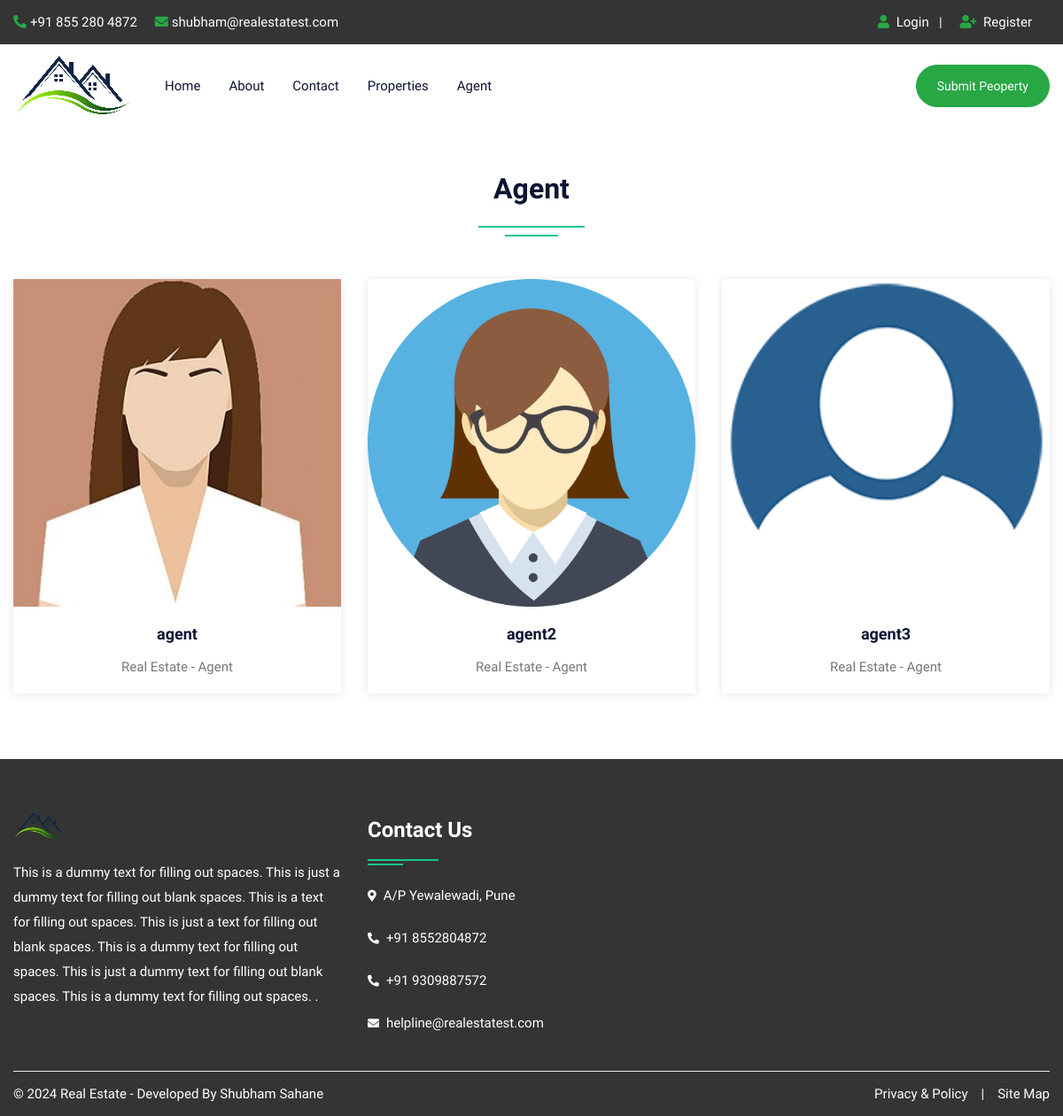
Page /agent.php on the committed database.
### tables this page shows
CREATE TABLE IF NOT EXISTS `user` (
  `uid` int(50) NOT NULL AUTO_INCREMENT,
  `uname` varchar(100) NOT NULL,
  `uemail` varchar(100) NOT NULL,
  `uphone` varchar(20) NOT NULL,
  `upass` varchar(50) NOT NULL,
  `utype` varchar(50) NOT NULL,
  `uimage` varchar(300) NOT NULL,
  PRIMARY KEY (`uid`),
  UNIQUE KEY `uid` (`uid`)
);

### agent.php (the view, shortened to what this page needs)
<!DOCTYPE html>
<html lang="en">
<head>
<link rel="stylesheet" type="text/css" href="css/bootstrap.min.css">
<link rel="stylesheet" type="text/css" href="css/bootstrap-slider.css">
<link rel="stylesheet" type="text/css" href="css/jquery-ui.css">
<link rel="stylesheet" type="text/css" href="css/layerslider.css">
<link rel="stylesheet" type="text/css" href="css/color.css" id="color-change">
<link rel="stylesheet" type="text/css" href="css/owl.carousel.min.css">
<link rel="stylesheet" type="text/css" href="css/font-awesome.min.css">
<link rel="stylesheet" type="text/css" href="fonts/flaticon/flaticon.css">
<link rel="stylesheet" type="text/css" href="css/style.css">
</head>
<body>
<div id="page-wrapper">
    <div class="row">
		<?php include("include/header.php");?>
        <div class="full-row">
            <div class="container">
				<div class="row">
                    <div class="col-lg-12">
                        <h2 class="text-secondary double-down-line text-center mb-5">Agent</h2>
                        </div>
                </div>
                <div class="row">
                    <?php
							$query=mysqli_query($con,"SELECT * FROM user WHERE utype='agent'");
								while($row=mysqli_fetch_array($query))
								{
                            ?>
                    <div class="col-md-6 col-lg-4">
                        <div class="hover-zoomer bg-white shadow-one mb-4">
                            <div class="overflow-hidden"> <img src="admin/user/<?php echo $row['6'];?>" alt="aimage"> </div>
                            <div class="py-3 text-center">
                                <h5 class="text-secondary hover-text-success"><a href="#"><?php echo $row['1'];?></a></h5>
                                <span>Real Estate - Agent</span> </div>
                        </div>
                    </div>
                    <?php } ?>
                </div>
            </div>
        </div>
		<?php include("include/footer.php");?>
    </div>
</div>
</body>
</html>

### css/color.css (style rules this page uses)
:root { --theme-ordinary-color: #74777b; }
:root { --theme-primary-color: #17c788; }
:root { --theme-secondary-color: #0d1432; }
:root { --theme-white-color: #fff; }
:root { --theme-light-color: #f8f8f8; }
:root { --theme-gray-color: #f5f5f5; }
:root { --theme-footer-color: #091b4b; }
:root { --theme-dark-color: #091b4b; }
:root { --text-light-color: #a3a7af; }
:root { --theme-primary-opacity-color: rgba(11, 191, 141, .8); }
:root { --theme-secondary-opacity-color: rgba(13,20,50,0.7); }
:root { --theme-white-opacity-color: rgba(255, 255, 255, 0.3); }
:root { --theme-dark-opacity-color: rgba(0, 0, 0, 0.5); }
:root { --theme-ordinary-font: 'Muli', sans-serif; }
:root { --theme-highlight-font: 'Comfortaa', cursive; }

### css/style.css (style rules this page uses)
.container, .container-fluid { transition: all 0.6s ease 0s; -moz-transition: all 0.6s ease 0s; -webkit-transition: all 0.6s ease 0s; -o-transition: all 0.6s ease 0s; }
#page-wrapper { padding-left: 15px; padding-right: 15px; background-color: #fff; overflow: hidden !important; position: relative; }
.text-ordinary, a.text-ordinary, .text-ordinary a, body, .dropdown-item, .footer-widget li a, .text-ordinary .jslider .jslider-label, .breadcrumb-item > a, .list-text-white a.dropdown-item { color: var(--theme-ordinary-color); }
.text-secondary, .text-secondary a, a.text-secondary, a.hover-text-secondary:hover, .hover-text-secondary:hover, .hover-text-secondary a:hover { color: var(--theme-secondary-color) !important; }
[class*="double-down-line"]::before, [class*="double-down-line"]::after { background-color: var(--theme-primary-color); }
.hover-shadow:hover, .shadow-one { -webkit-box-shadow: 0px 1px 10px 0px rgba(0, 0, 0, 0.1); -moz-box-shadow: 0px 1px 10px 0px rgba(0, 0, 0, 0.1); box-shadow: 0px 1px 10px 0px rgba(0, 0, 0, 0.1); }
.x-center, .double-down-line::before, .double-down-line::after, .bg-shape::before, .bg-shape::after { left: 50%; -moz-transform: translateX(-50%); -webkit-transform: translateX(-50%); -o-transform: translateX(-50%); -ms-transform: translateX(-50%); transform: translateX(-50%); }
.transation-3s, .transation-3s:hover, .hover-zoomer img, .hover-bg-white, a, a:hover, .btn, .btn:hover, .radio-check label, .message-list li .message-action, .timeline-item .circle, .timeline-item .date-time, .clip-item .fa-times { -moz-transition: all 300ms ease-in-out 0s; -webkit-transition: all 300ms ease-in-out 0s; -o-transition: all 300ms ease-in-out 0s; -ms-transition: all 300ms ease-in-out 0s; transition: all 300ms ease-in-out 0s; }
body { font-family: var(--theme-ordinary-font); font-size: 15px; line-height: 28px; }
h1, .h1, h2, .h2, h3, .h3, h4, .h4, h5, .h5, h6, .h6 { font-family: var(--theme-highlight-font); font-weight: 700; }
h5 { font-size: 18px; line-height: 30px; }
a, a:hover, .btn-link, .btn-link:hover { text-decoration: none; cousor: pointer; }
img { width: 100%; }
.full-row { position: relative; width: 100%; padding: 50px 0; }
[class*="double-down-line"] { position: relative; padding-bottom: 35px; }
[class*="double-down-line"]::before, [class*="double-down-line"]::after { content: ""; height: 2px; position: absolute; }
[class*="double-down-line"]::before { width: 120px; bottom: 10px; }
[class*="double-down-line"]::after { width: 60px; bottom: 0; }
.hover-zoomer img { -webkit-transform: scale(1); -moz-transform: scale(1); -o-transform: scale(1); -ms-transform: scale(1); transform: scale(1); }
::placeholder { font: var(--theme-ordinary-font); font-size: 15px; font-weight: 400; color: #fff; }

### rows in the picture
user: uimage (picture), uname "agent"
user: uimage (placeholder picture), uname "agent2"
user: uimage (picture), uname "agent3"
